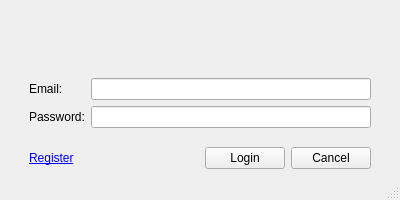
<?xml version="1.0" encoding="UTF-8"?>
<ui version="4.0">
 <class>LoginWindow</class>
 <widget class="QMainWindow" name="LoginWindow">
  <property name="geometry">
   <rect>
    <x>0</x>
    <y>0</y>
    <width>400</width>
    <height>200</height>
   </rect>
  </property>
  <property name="windowTitle">
   <string>Synergy</string>
  </property>
  <widget class="QWidget" name="centralwidget">
   <layout class="QVBoxLayout" name="verticalLayout">
    <item>
     <layout class="QVBoxLayout" name="verticalLayout_2">
      <property name="leftMargin">
       <number>10</number>
      </property>
      <item>
       <widget class="QLabel" name="label">
        <property name="text">
         <string/>
        </property>
        <property name="pixmap">
         <pixmap resource="Synergy.qrc">:/res/image/about.png</pixmap>
        </property>
       </widget>
      </item>
     </layout>
    </item>
    <item>
     <layout class="QFormLayout" name="formLayout">
      <property name="leftMargin">
       <number>20</number>
      </property>
      <property name="rightMargin">
       <number>20</number>
      </property>
      <item row="0" column="0">
       <widget class="QLabel" name="m_pLabelEmail">
        <property name="text">
         <string>Email:</string>
        </property>
       </widget>
      </item>
      <item row="0" column="1">
       <widget class="QLineEdit" name="m_pLineEditEmail">
        <property name="sizePolicy">
         <sizepolicy hsizetype="Expanding" vsizetype="Fixed">
          <horstretch>0</horstretch>
          <verstretch>0</verstretch>
         </sizepolicy>
        </property>
       </widget>
      </item>
      <item row="1" column="0">
       <widget class="QLabel" name="m_pLabelPassword">
        <property name="text">
         <string>Password:</string>
        </property>
       </widget>
      </item>
      <item row="1" column="1">
       <widget class="QLineEdit" name="m_pLineEditPassword">
        <property name="inputMethodHints">
         <set>Qt::ImhHiddenText</set>
        </property>
        <property name="echoMode">
         <enum>QLineEdit::Password</enum>
        </property>
       </widget>
      </item>
     </layout>
    </item>
    <item>
     <layout class="QHBoxLayout" name="horizontalLayout">
      <property name="leftMargin">
       <number>20</number>
      </property>
      <property name="rightMargin">
       <number>20</number>
      </property>
      <item>
       <widget class="QLabel" name="m_pLabelRegister">
        <property name="text">
         <string>&lt;a href=&quot;http://synergy-project.org/&quot;&gt;Register&lt;/a&gt;</string>
        </property>
        <property name="openExternalLinks">
         <bool>true</bool>
        </property>
       </widget>
      </item>
      <item>
       <widget class="QPushButton" name="m_pPushButtonLogin">
        <property name="sizePolicy">
         <sizepolicy hsizetype="Maximum" vsizetype="Fixed">
          <horstretch>0</horstretch>
          <verstretch>0</verstretch>
         </sizepolicy>
        </property>
        <property name="text">
         <string>Login</string>
        </property>
        <property name="shortcut">
         <string>Return</string>
        </property>
       </widget>
      </item>
      <item>
       <widget class="QPushButton" name="m_pPushButtonCancel">
        <property name="sizePolicy">
         <sizepolicy hsizetype="Maximum" vsizetype="Fixed">
          <horstretch>0</horstretch>
          <verstretch>0</verstretch>
         </sizepolicy>
        </property>
        <property name="text">
         <string>Cancel</string>
        </property>
        <property name="shortcut">
         <string>Esc</string>
        </property>
       </widget>
      </item>
     </layout>
    </item>
   </layout>
  </widget>
  <widget class="QMenuBar" name="menubar">
   <property name="geometry">
    <rect>
     <x>0</x>
     <y>0</y>
     <width>400</width>
     <height>21</height>
    </rect>
   </property>
  </widget>
  <widget class="QStatusBar" name="statusbar"/>
 </widget>
 <resources>
  <include location="Synergy.qrc"/>
 </resources>
 <connections/>
</ui>
